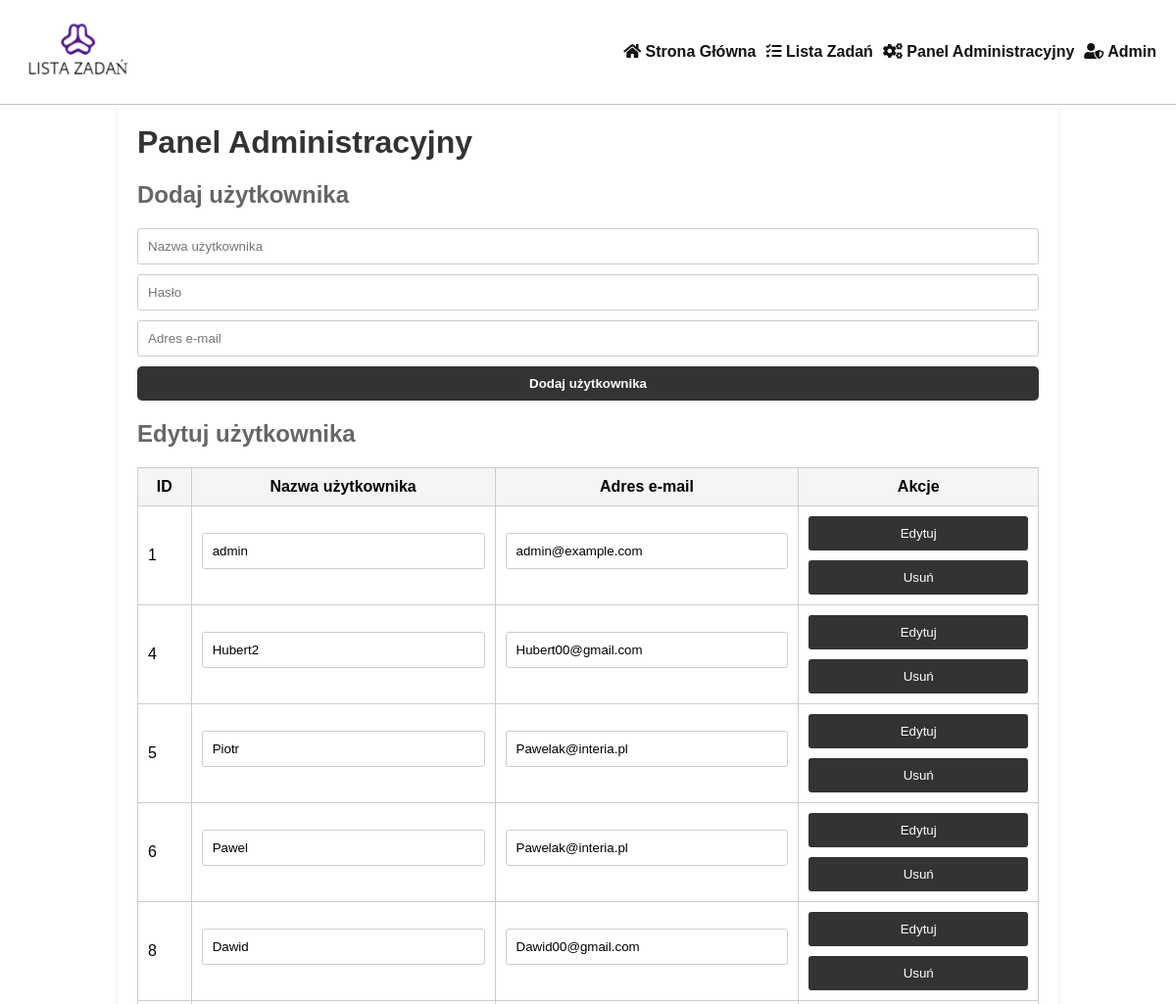
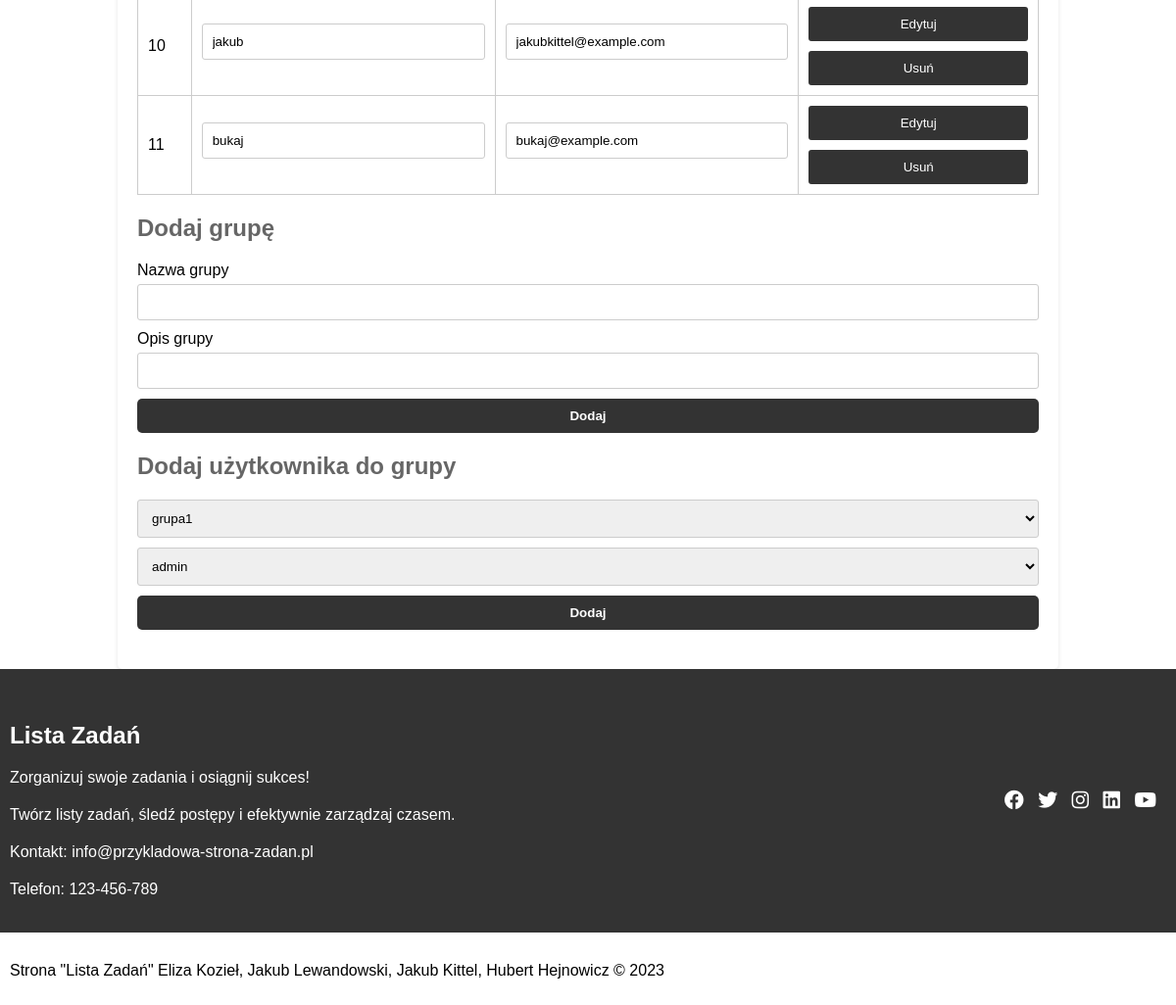
/admin.php (signed in), run on the app's committed database (2 pictures, top to bottom).
### tables this page shows
CREATE TABLE `users` (
  `id` int(11) UNSIGNED NOT NULL,
  `username` varchar(255) NOT NULL,
  `password` varchar(255) NOT NULL,
  `confirm_password` varchar(255) NOT NULL,
  `email` varchar(255) NOT NULL,
  `is_admin` tinyint(1) NOT NULL DEFAULT 0
);

### admin.php (the view, shortened to what this page needs)
<!DOCTYPE html>
<html lang="en">
<head>
    <link rel="stylesheet" href="style.css">
    <link rel="stylesheet" href="https://cdnjs.cloudflare.com/ajax/libs/font-awesome/5.15.4/css/all.min.css">
</head>
<body>
<?php
$servername = "localhost";
$username = "root";
$password = "";
$dbname = "listazadan";
$conn = mysqli_connect($servername, $username, $password, $dbname);
$sql = "SELECT * FROM users";
$result = mysqli_query($conn, $sql);
?>
<header>
    <div class="container-menu">
        <div class="logo">
            <a href="index.php"><img src="logo.jpg"></a>
        </div>
        <nav>
            <ul class="menu">
                <li><a href="index.php"><i class="fas fa-home"></i> Strona Główna</a></li>
                <?php
                if (isset($_SESSION['username'])) {
                    echo '<li><a href="lista_zadan.php"><i class="fas fa-tasks"></i> Lista Zadań</a></li>';
                    if ($_SESSION['username'] === 'admin') {
                        echo '<li><a href="admin.php"><i class="fas fa-cogs"></i> Panel Administracyjny</a></li>';
                        echo '<li><a href="profil.php"><i class="fas fa-user-shield"></i> Admin</a></li>';
                    } else {
                        echo '<li><a href="konto.php"><i class="fas fa-user"></i> ' . $_SESSION['username'] . '</a></li>';
                    }
                } else {
                    echo '<li><a href="login.php"><i class="fas fa-user"></i> Konto</a></li>';
                }
                ?>
            </ul>
        </nav>
    </div>
</header>
<div class="container">
    <h1 class="title-h1">Panel Administracyjny</h1>
    <h2 class="title-h2">Dodaj użytkownika</h2>
    <form action="admin.php" method="POST">
        <input class="add-user" type="text" name="username" placeholder="Nazwa użytkownika" required>
        <input class="add-user" type="password" name="password" placeholder="Hasło" required>
        <input class="add-user" type="email" name="email" placeholder="Adres e-mail" required>
        <button class="btn" type="submit" name="add_user">Dodaj użytkownika</button>
    </form>
    <h2 class="title-h2">Edytuj użytkownika</h2>
    <table>
        <tr>
            <th>ID</th>
            <th>Nazwa użytkownika</th>
            <th>Adres e-mail</th>
            <th>Akcje</th>
        </tr>
        <?php while ($row = mysqli_fetch_assoc($result)) { ?>
            <tr>
                <td><?php echo $row['id']; ?></td>
                    <form action="admin.php" method="POST">
                        <td><input class="edit-user" type="text" name="username" value="<?php echo $row['username']; ?>" required></td>
                        <td><input class="edit-user" type="email" name="email" value="<?php echo $row['email']; ?>"></td>
                        <td>
                            <button class="edit" type="submit" name="edit_user">Edytuj</button>
                            <button class="delete" type="submit" name="delete_user">Usuń</button>
                        </td>
                    </form>
            </tr>
        <?php } ?>
    </table>
    <h2 class="title-h2">Dodaj grupę</h2>
    <form action="admin.php" method="POST">
        <label>Nazwa grupy</label>
        <input class="add-user" type="text" name="group_name">
        <label>Opis grupy</label>
        <input class="add-user" type="text" name="group_description">
        <button class="btn" type="submit" name="add_group">Dodaj</button>
    </form>
    <?php
        $sql2 = "SELECT id, name FROM groups";
        $result2 = mysqli_query($conn,$sql2);
    ?>
    <h2 class="title-h2">Dodaj użytkownika do grupy</h2>
    <form action="admin.php" method="POST">
        <select name="group_for_user_id">
            <?php while ($row2 = mysqli_fetch_assoc($result2)) { ?>
                <option value="<?php echo $row2['id']?>"><?php echo $row2['name']?></option>
            <?php } ?>
        </select>
        <select name="user_for_group_id">
            <?php
                $sql3 = "SELECT id, username FROM users";
                $result3 = mysqli_query($conn,$sql3);
                while ($row3 = mysqli_fetch_assoc($result3)) { ?>
                <option value="<?php echo $row3['id']?>"><?php echo $row3['username']?></option>
            <?php } ?>
        </select>
        <button class="btn" type="submit" name="add_user_to_group">Dodaj</button>
    </form>
</div>
</body>
</html>
<footer>
    <div class="container-footer">
        <div class="footer-content">
        <div class="footer-info">
            <h3>Lista Zadań</h3>
            <p>Zorganizuj swoje zadania i osiągnij sukces!</p>
            <p>Twórz listy zadań, śledź postępy i efektywnie zarządzaj czasem.</p>
            <p>Kontakt: info@przykladowa-strona-zadan.pl</p>
            <p>Telefon: 123-456-789</p>
        </div>
        <div class="footer-icons">
            <a href="https://www.facebook.com"><i class="fab fa-facebook"></i></a>
            <a href="https://www.twitter.com"><i class="fab fa-twitter"></i></a>
            <a href="https://www.instagram.com"><i class="fab fa-instagram"></i></a>
            <a href="https://www.linkedin.com"><i class="fab fa-linkedin"></i></a>
            <a href="https://www.youtube.com"><i class="fab fa-youtube"></i></a>
        </div>
        </div>
    </div>
</footer>
    <div class="container-footer">
        <p>Strona "Lista Zadań" Eliza Kozieł, Jakub Lewandowski, Jakub Kittel, Hubert Hejnowicz &copy; 2023</p>
    </div>
</body>
</html>

### style.css (style rules this page uses)
* { box-sizing: border-box; }
body { margin: 0; padding: 0; font-family: Arial, sans-serif; }
ul { list-style: none; margin: 0; padding: 0; }
header { position: relative; color: #fff; padding: 10px; border-bottom: 1px solid silver; }
.container-menu { display: flex; align-items: center; justify-content: space-between; margin: 0 auto; padding: 0 10px; }
.logo img { width: 120px; }
.menu { display: flex; }
.menu li { margin-left: 10px; font-weight: bold; }
.menu li a { color: #111; text-decoration: none; }
.btn { display: inline-block; padding: 10px 20px; background-color: #333; color: #fff; text-decoration: none; font-weight: bold; border-radius: 5px; transition: background-color 0.3s ease; }
footer { background-color: #333; color: #fff; padding: 20px 0; }
.container-footer { padding: 10px; border-radius: 5px; max-width: 100%; margin: 0 auto; }
.footer-content { display: flex; justify-content: space-between; align-items: center; }
.footer-info { width: 70%; }
.footer-info h3 { font-size: 24px; margin-bottom: 10px; }
.footer-info p { font-size: 16px; margin-bottom: 5px; }
.footer-icons a { color: #fff; margin-right: 10px; font-size: 20px; }
h2 { margin-bottom: 20px; }
label { display: block; margin-bottom: 5px; }
button { width: 100%; padding: 10px; background-color: #4CAF50; color: #fff; border: none; border-radius: 4px; cursor: pointer; }
p { margin-top: 20px; }
a { text-decoration: none; color: #4CAF50; }
.container { width: 80%; margin: 0 auto; background-color: #fff; padding: 20px; border-radius: 5px; box-shadow: 0 2px 4px rgba(0, 0, 0, 0.1); }
.title-h1 { color: #333; margin-top: 0; }
.title-h2 { color: #666; margin-top: 0; }
form { margin-bottom: 20px; }
.add-user, .edit-user, select { display: block; margin-bottom: 10px; padding: 10px; width: 100%; border: 1px solid #ccc; border-radius: 3px; box-sizing: border-box; }
.edit, .delete { padding: 10px 20px; background-color: #333; color: #fff; border: none; border-radius: 3px; cursor: pointer; }
.delete { margin-top: 10px; }
table { width: 100%; border-collapse: collapse; margin-bottom: 20px; }
th, td { padding: 10px; border: 1px solid #ccc; }
th { background-color: #f5f5f5; font-weight: bold; }

### data on the page
users: id "1", username "admin", email "admin@example.com"
users: id "4", username "Hubert2", email "Hubert00@gmail.com"
users: id "5", username "Piotr", email "Pawelak@interia.pl"
users: id "6", username "Pawel", email "Pawelak@interia.pl"
users: id "8", username "Dawid", email "Dawid00@gmail.com"
users: id "10", username "jakub", email "jakubkittel@example.com"
users: id "11", username "bukaj", email "bukaj@example.com"

### other printed values
form field group_for_user_id "grupa1"
form field user_for_group_id "admin"
